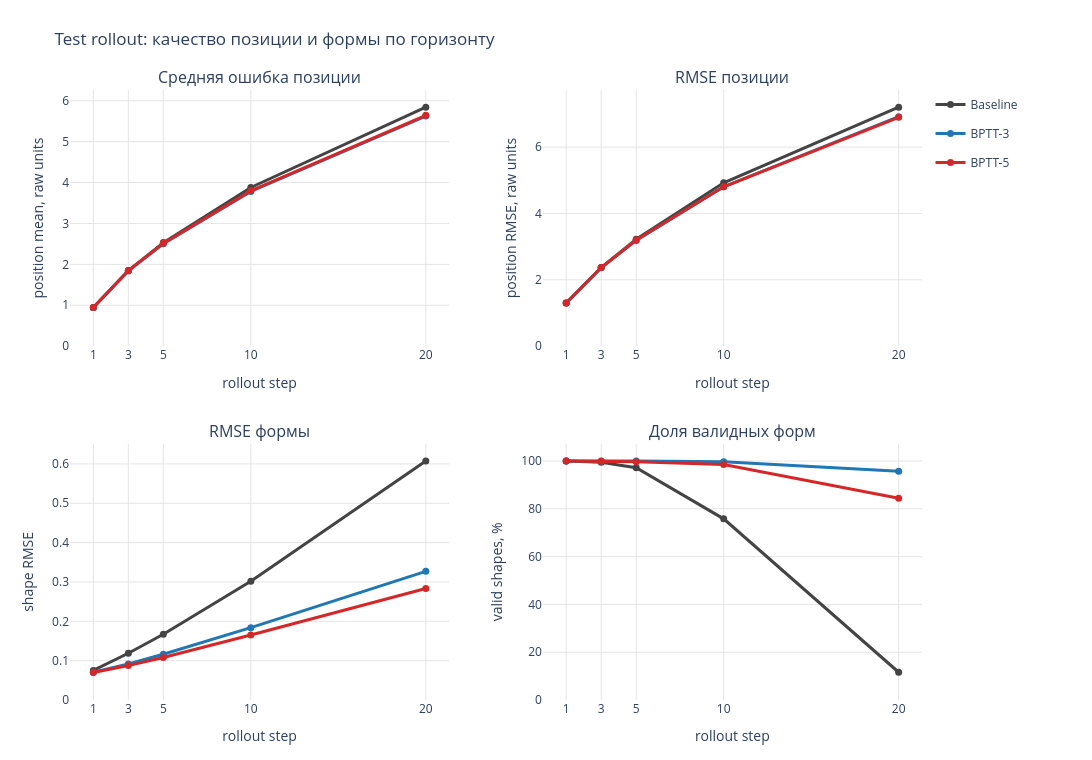

Notebook code for this chart:
### Markdown cell above
## Сравнение rollout-моделей: baseline vs BPTT-3 vs BPTT-5

Ниже показаны метрики на **одном и том же test split** для трёх реально обученных моделей:

- **Baseline** — one-step GNN, обученная предсказывать только следующий кадр.
- **BPTT-3** — GNN, обученная дифференцируемым rollout на 3 шага с перестроением radius/kNN-рёбер после каждого шага.
- **BPTT-5** — та же схема, но loss распространяется через 5 шагов.

Метрики:

- `position mean` и `position RMSE` — ошибка положения клетки в исходных координатах датасета; меньше — лучше.
- `shape RMSE` — ошибка радиального профиля формы `shape_r_norm_*`; меньше — лучше.
- `valid shape fraction` — доля предсказанных форм с конечными радиусами в допустимом диапазоне `[0.05, 3.0]`; больше — лучше.

Число `matched_nodes` уменьшается с горизонтом, потому что не все GT-треки продолжаются до 20-го шага. Это одинаковый набор клеток для всех моделей на каждом горизонте и не является количеством клеток, которое модель «сохранила».

### Code cell
import json

rollout_eval_path = PROJECT_ROOT / "GNN" / "runs" / "rollout_eval_baseline_vs_bptt3_vs_bptt5.json"
if not rollout_eval_path.exists():
    raise FileNotFoundError(
        f"Не найден отчёт rollout-оценки: {rollout_eval_path}. "
        "Сначала запустите GNN.evaluate_rollout для baseline, BPTT-3 и BPTT-5."
    )

rollout_eval_df = pd.DataFrame(json.loads(rollout_eval_path.read_text(encoding="utf-8")))
model_order = [model for model in ["baseline", "bptt3", "bptt5"] if model in rollout_eval_df["model"].unique()]
model_labels = {"baseline": "Baseline", "bptt3": "BPTT-3", "bptt5": "BPTT-5"}
model_colors = {"baseline": "#444444", "bptt3": "#1f77b4", "bptt5": "#d62728"}

metric_specs = [
    ("position_mean", "Средняя ошибка позиции", "position mean, raw units"),
    ("position_rmse", "RMSE позиции", "position RMSE, raw units"),
    ("shape_rmse", "RMSE формы", "shape RMSE"),
    ("valid_shape_fraction", "Доля валидных форм", "valid shapes, %"),
]

fig_rollout_metrics = make_subplots(
    rows=2, cols=2,
    subplot_titles=[title for _, title, _ in metric_specs],
    horizontal_spacing=0.11,
    vertical_spacing=0.16,
)

for metric_index, (metric, _, y_title) in enumerate(metric_specs):
    row = metric_index // 2 + 1
    col = metric_index % 2 + 1
    for model in model_order:
        model_df = rollout_eval_df[rollout_eval_df["model"] == model].sort_values("horizon")
        values = model_df[metric] * 100.0 if metric == "valid_shape_fraction" else model_df[metric]
        fig_rollout_metrics.add_trace(
            go.Scatter(
                x=model_df["horizon"],
                y=values,
                mode="lines+markers",
                name=model_labels[model],
                legendgroup=model,
                showlegend=(metric_index == 0),
                line=dict(color=model_colors[model], width=3),
                marker=dict(color=model_colors[model], size=7),
                hovertemplate=(
                    f"{model_labels[model]}<br>шаг=%{{x}}<br>{y_title}=%{{y:.3f}}<extra></extra>"
                ),
            ),
            row=row, col=col,
        )
    fig_rollout_metrics.update_xaxes(title_text="rollout step", tickmode="array", tickvals=[1, 3, 5, 10, 20], row=row, col=col)
    fig_rollout_metrics.update_yaxes(title_text=y_title, rangemode="tozero", row=row, col=col)

fig_rollout_metrics.update_layout(
    title="Test rollout: качество позиции и формы по горизонту",
    width=1100,
    height=760,
    plot_bgcolor="white",
    hovermode="x unified",
    legend=dict(
        x=1.01, y=1, xanchor="left",
        itemclick="toggle",
        itemdoubleclick="toggleothers",
        groupclick="togglegroup",
    ),
    margin=dict(l=70, r=170, t=90, b=60),
)
fig_rollout_metrics.update_xaxes(showgrid=True, gridcolor="#e5e5e5", zeroline=False)
fig_rollout_metrics.update_yaxes(showgrid=True, gridcolor="#e5e5e5", zeroline=False)
fig_rollout_metrics.show()

h20_summary = (
    rollout_eval_df[rollout_eval_df["horizon"] == 20]
    .set_index("model")
    .reindex(model_order)
    .reset_index()
    .assign(
        model=lambda df: df["model"].map(model_labels),
        valid_shape_percent=lambda df: 100.0 * df["valid_shape_fraction"],
    )[["model", "matched_nodes", "position_mean", "position_median", "position_rmse", "shape_rmse", "valid_shape_percent"]]
    .rename(columns={
        "model": "Модель",
        "matched_nodes": "GT клеток",
        "position_mean": "Position mean",
        "position_median": "Position median",
        "position_rmse": "Position RMSE",
        "shape_rmse": "Shape RMSE",
        "valid_shape_percent": "Валидные формы, %",
    })
)

display(h20_summary.style.format({
    "Position mean": "{:.4f}",
    "Position median": "{:.4f}",
    "Position RMSE": "{:.4f}",
    "Shape RMSE": "{:.4f}",
    "Валидные формы, %": "{:.2f}",
}))

print("Вывод: BPTT-3 — основной checkpoint для траекторий и стабильных форм на длинном rollout.")
print("BPTT-5 даёт минимальный Shape RMSE, но на шаге 20 уступает BPTT-3 по средней ошибке позиции и доле валидных форм.")

### Figure 1 — Plotly figure (JSON) as saved in the notebook; plotly's stock layout.template omitted (floating-point values rounded to 4 significant figures)
{"data": [{"hovertemplate": "Baseline<br>шаг=%{x}<br>position mean, raw units=%{y:.3f}<extra></extra>", "legendgroup": "baseline", "line": {"color": "#444444", "width": 3}, "marker": {"color": "#444444", "size": 7}, "mode": "lines+markers", "name": "Baseline", "showlegend": true, "type": "scatter", "x": [1, 3, 5, 10, 20], "xaxis": "x", "y": [0.9479, 1.848, 2.532, 3.879, 5.842], "yaxis": "y"}, {"hovertemplate": "BPTT-3<br>шаг=%{x}<br>position mean, raw units=%{y:.3f}<extra></extra>", "legendgroup": "bptt3", "line": {"color": "#1f77b4", "width": 3}, "marker": {"color": "#1f77b4", "size": 7}, "mode": "lines+markers", "name": "BPTT-3", "showlegend": true, "type": "scatter", "x": [1, 3, 5, 10, 20], "xaxis": "x", "y": [0.9475, 1.84, 2.504, 3.783, 5.625], "yaxis": "y"}, {"hovertemplate": "BPTT-5<br>шаг=%{x}<br>position mean, raw units=%{y:.3f}<extra></extra>", "legendgroup": "bptt5", "line": {"color": "#d62728", "width": 3}, "marker": {"color": "#d62728", "size": 7}, "mode": "lines+markers", "name": "BPTT-5", "showlegend": true, "type": "scatter", "x": [1, 3, 5, 10, 20], "xaxis": "x", "y": [0.948, 1.847, 2.513, 3.796, 5.642], "yaxis": "y"}, {"hovertemplate": "Baseline<br>шаг=%{x}<br>position RMSE, raw units=%{y:.3f}<extra></extra>", "legendgroup": "baseline", "line": {"color": "#444444", "width": 3}, "marker": {"color": "#444444", "size": 7}, "mode": "lines+markers", "name": "Baseline", "showlegend": false, "type": "scatter", "x": [1, 3, 5, 10, 20], "xaxis": "x2", "y": [1.3, 2.372, 3.225, 4.924, 7.204], "yaxis": "y2"}, {"hovertemplate": "BPTT-3<br>шаг=%{x}<br>position RMSE, raw units=%{y:.3f}<extra></extra>", "legendgroup": "bptt3", "line": {"color": "#1f77b4", "width": 3}, "marker": {"color": "#1f77b4", "size": 7}, "mode": "lines+markers", "name": "BPTT-3", "showlegend": false, "type": "scatter", "x": [1, 3, 5, 10, 20], "xaxis": "x2", "y": [1.3, 2.362, 3.188, 4.805, 6.916], "yaxis": "y2"}, {"hovertemplate": "BPTT-5<br>шаг=%{x}<br>position RMSE, raw units=%{y:.3f}<extra></extra>", "legendgroup": "bptt5", "line": {"color": "#d62728", "width": 3}, "marker": {"color": "#d62728", "size": 7}, "mode": "lines+markers", "name": "BPTT-5", "showlegend": false, "type": "scatter", "x": [1, 3, 5, 10, 20], "xaxis": "x2", "y": [1.301, 2.37, 3.199, 4.805, 6.898], "yaxis": "y2"}, {"hovertemplate": "Baseline<br>шаг=%{x}<br>shape RMSE=%{y:.3f}<extra></extra>", "legendgroup": "baseline", "line": {"color": "#444444", "width": 3}, "marker": {"color": "#444444", "size": 7}, "mode": "lines+markers", "name": "Baseline", "showlegend": false, "type": "scatter", "x": [1, 3, 5, 10, 20], "xaxis": "x3", "y": [0.07512, 0.1189, 0.167, 0.302, 0.6075], "yaxis": "y3"}, {"hovertemplate": "BPTT-3<br>шаг=%{x}<br>shape RMSE=%{y:.3f}<extra></extra>", "legendgroup": "bptt3", "line": {"color": "#1f77b4", "width": 3}, "marker": {"color": "#1f77b4", "size": 7}, "mode": "lines+markers", "name": "BPTT-3", "showlegend": false, "type": "scatter", "x": [1, 3, 5, 10, 20], "xaxis": "x3", "y": [0.07069, 0.09173, 0.1163, 0.1839, 0.327], "yaxis": "y3"}, {"hovertemplate": "BPTT-5<br>шаг=%{x}<br>shape RMSE=%{y:.3f}<extra></extra>", "legendgroup": "bptt5", "line": {"color": "#d62728", "width": 3}, "marker": {"color": "#d62728", "size": 7}, "mode": "lines+markers", "name": "BPTT-5", "showlegend": false, "type": "scatter", "x": [1, 3, 5, 10, 20], "xaxis": "x3", "y": [0.06974, 0.08776, 0.108, 0.1652, 0.2832], "yaxis": "y3"}, {"hovertemplate": "Baseline<br>шаг=%{x}<br>valid shapes, %=%{y:.3f}<extra></extra>", "legendgroup": "baseline", "line": {"color": "#444444", "width": 3}, "marker": {"color": "#444444", "size": 7}, "mode": "lines+markers", "name": "Baseline", "showlegend": false, "type": "scatter", "x": [1, 3, 5, 10, 20], "xaxis": "x4", "y": [99.99, 99.48, 97.18, 75.8, 11.61], "yaxis": "y4"}, {"hovertemplate": "BPTT-3<br>шаг=%{x}<br>valid shapes, %=%{y:.3f}<extra></extra>", "legendgroup": "bptt3", "line": {"color": "#1f77b4", "width": 3}, "marker": {"color": "#1f77b4", "size": 7}, "mode": "lines+markers", "name": "BPTT-3", "showlegend": false, "type": "scatter", "x": [1, 3, 5, 10, 20], "xaxis": "x4", "y": [100, 100, 99.96, 99.66, 95.73], "yaxis": "y4"}, {"hovertemplate": "BPTT-5<br>шаг=%{x}<br>valid shapes, %=%{y:.3f}<extra></extra>", "legendgroup": "bptt5", "line": {"color": "#d62728", "width": 3}, "marker": {"color": "#d62728", "size": 7}, "mode": "lines+markers", "name": "BPTT-5", "showlegend": false, "type": "scatter", "x": [1, 3, 5, 10, 20], "xaxis": "x4", "y": [100, 99.94, 99.69, 98.55, 84.42], "yaxis": "y4"}], "layout": {"annotations": [{"font": {"size": 16}, "showarrow": false, "text": "Средняя ошибка позиции", "x": 0.2225, "xanchor": "center", "xref": "paper", "y": 1, "yanchor": "bottom", "yref": "paper"}, {"font": {"size": 16}, "showarrow": false, "text": "RMSE позиции", "x": 0.7775, "xanchor": "center", "xref": "paper", "y": 1, "yanchor": "bottom", "yref": "paper"}, {"font": {"size": 16}, "showarrow": false, "text": "RMSE формы", "x": 0.2225, "xanchor": "center", "xref": "paper", "y": 0.42, "yanchor": "bottom", "yref": "paper"}, {"font": {"size": 16}, "showarrow": false, "text": "Доля валидных форм", "x": 0.7775, "xanchor": "center", "xref": "paper", "y": 0.42, "yanchor": "bottom", "yref": "paper"}], "height": 760, "hovermode": "x unified", "legend": {"groupclick": "togglegroup", "itemclick": "toggle", "itemdoubleclick": "toggleothers", "x": 1.01, "xanchor": "left", "y": 1}, "margin": {"b": 60, "l": 70, "r": 170, "t": 90}, "plot_bgcolor": "white", "title": {"text": "Test rollout: качество позиции и формы по горизонту"}, "width": 1100, "xaxis": {"anchor": "y", "domain": [0, 0.445], "gridcolor": "#e5e5e5", "showgrid": true, "tickmode": "array", "tickvals": [1, 3, 5, 10, 20], "title": {"text": "rollout step"}, "zeroline": false}, "xaxis2": {"anchor": "y2", "domain": [0.555, 1], "gridcolor": "#e5e5e5", "showgrid": true, "tickmode": "array", "tickvals": [1, 3, 5, 10, 20], "title": {"text": "rollout step"}, "zeroline": false}, "xaxis3": {"anchor": "y3", "domain": [0, 0.445], "gridcolor": "#e5e5e5", "showgrid": true, "tickmode": "array", "tickvals": [1, 3, 5, 10, 20], "title": {"text": "rollout step"}, "zeroline": false}, "xaxis4": {"anchor": "y4", "domain": [0.555, 1], "gridcolor": "#e5e5e5", "showgrid": true, "tickmode": "array", "tickvals": [1, 3, 5, 10, 20], "title": {"text": "rollout step"}, "zeroline": false}, "yaxis": {"anchor": "x", "domain": [0.58, 1], "gridcolor": "#e5e5e5", "rangemode": "tozero", "showgrid": true, "title": {"text": "position mean, raw units"}, "zeroline": false}, "yaxis2": {"anchor": "x2", "domain": [0.58, 1], "gridcolor": "#e5e5e5", "rangemode": "tozero", "showgrid": true, "title": {"text": "position RMSE, raw units"}, "zeroline": false}, "yaxis3": {"anchor": "x3", "domain": [0, 0.42], "gridcolor": "#e5e5e5", "rangemode": "tozero", "showgrid": true, "title": {"text": "shape RMSE"}, "zeroline": false}, "yaxis4": {"anchor": "x4", "domain": [0, 0.42], "gridcolor": "#e5e5e5", "rangemode": "tozero", "showgrid": true, "title": {"text": "valid shapes, %"}, "zeroline": false}}}
